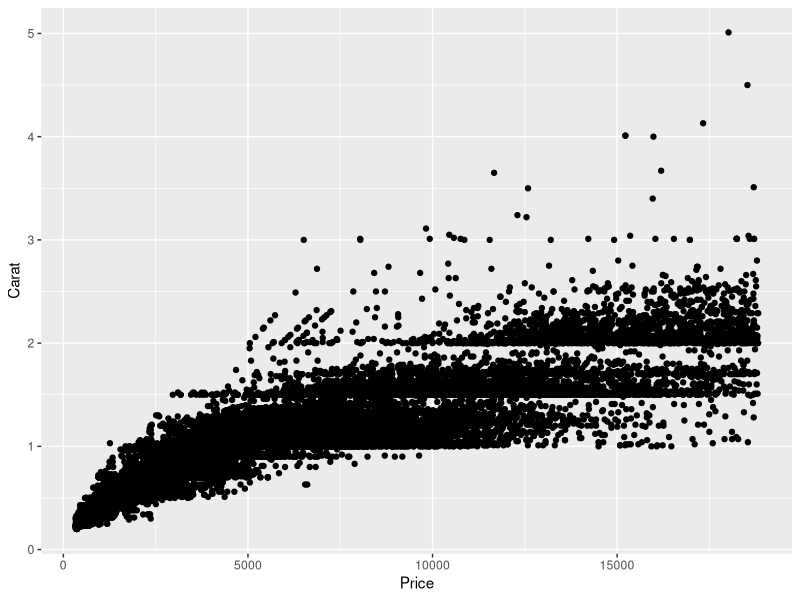
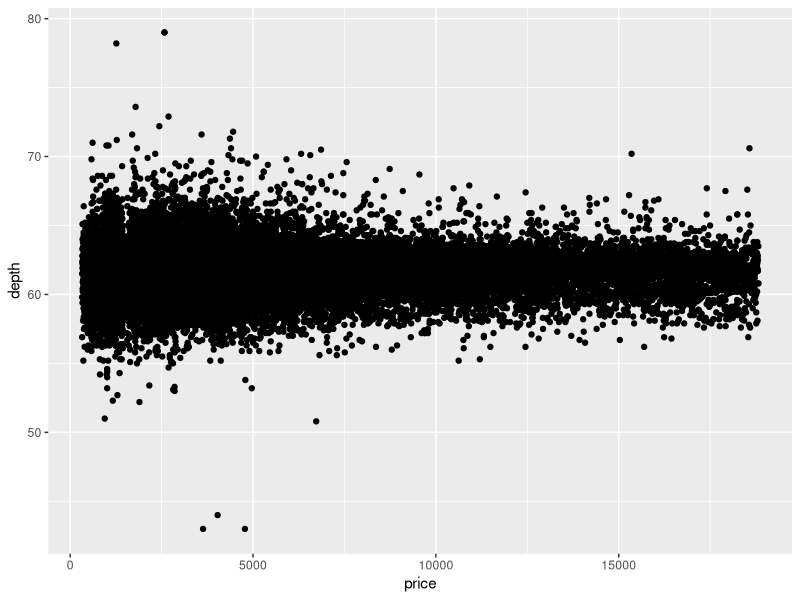

These figures' R source, in order:
## ---- chunk 1
knitr::opts_chunk$set(echo = TRUE)
library(tidyverse)
## ---- chunk 2
### In this code chunk, start with the diamonds dataset (built in to
### ggplot2 package) and create a plot of price vs. carat (or some other
### variables of your choice)

ggplot(data = diamonds,
       aes(x = price, y = carat)) +
  geom_point() +
  labs(x = "Price",
       y = "Carat")
## ---- chunk 3
### In this code chunk, start with the diamonds dataset (built in to
### ggplot2 package) and create a subset based on filtering, e.g., 
### size greater than 1 carat or cut is "Ideal"



## ---- chunk 4
ggplot(data = diamonds, 
       aes(x = price, y = depth)) +
  geom_point()

### to plot, summarize, calculate something simple using the diamonds
### dataset.


## ---- chunk 5
### Both partners - delete this comment, then write some code here
### to plot, summarize, calculate something simple using the diamonds
### dataset.


